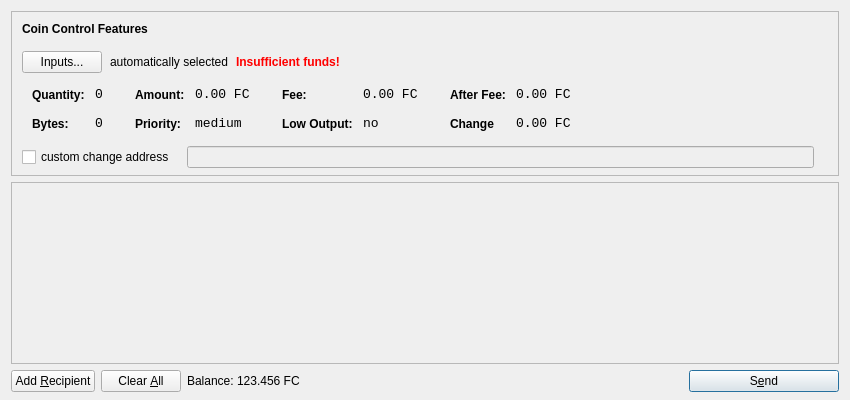
<?xml version="1.0" encoding="UTF-8"?>
<ui version="4.0">
 <class>SendCoinsDialog</class>
 <widget class="QDialog" name="SendCoinsDialog">
  <property name="geometry">
   <rect>
    <x>0</x>
    <y>0</y>
    <width>850</width>
    <height>400</height>
   </rect>
  </property>
  <property name="windowTitle">
   <string>Send Coins</string>
  </property>
  <layout class="QVBoxLayout" name="verticalLayout" stretch="0,1,0">
   <property name="bottomMargin">
    <number>8</number>
   </property>
   <item>
    <widget class="QFrame" name="frameCoinControl">
     <property name="sizePolicy">
      <sizepolicy hsizetype="Expanding" vsizetype="Expanding">
       <horstretch>0</horstretch>
       <verstretch>0</verstretch>
      </sizepolicy>
     </property>
     <property name="maximumSize">
      <size>
       <width>16777215</width>
       <height>16777215</height>
      </size>
     </property>
     <property name="frameShape">
      <enum>QFrame::StyledPanel</enum>
     </property>
     <property name="frameShadow">
      <enum>QFrame::Sunken</enum>
     </property>
     <layout class="QVBoxLayout" name="verticalLayoutCoinControl2">
      <property name="spacing">
       <number>-1</number>
      </property>
      <property name="leftMargin">
       <number>0</number>
      </property>
      <property name="topMargin">
       <number>0</number>
      </property>
      <property name="rightMargin">
       <number>0</number>
      </property>
      <property name="bottomMargin">
       <number>6</number>
      </property>
      <item>
       <layout class="QVBoxLayout" name="verticalLayoutCoinControl" stretch="0,0,0,0,1">
        <property name="spacing">
         <number>0</number>
        </property>
        <property name="leftMargin">
         <number>10</number>
        </property>
        <property name="topMargin">
         <number>10</number>
        </property>
        <item>
         <layout class="QHBoxLayout" name="horizontalLayoutCoinControl1">
          <property name="bottomMargin">
           <number>15</number>
          </property>
          <item>
           <widget class="QLabel" name="labelCoinControlFeatures">
            <property name="sizePolicy">
             <sizepolicy hsizetype="Preferred" vsizetype="Maximum">
              <horstretch>0</horstretch>
              <verstretch>0</verstretch>
             </sizepolicy>
            </property>
            <property name="font">
             <font>
              <weight>75</weight>
              <bold>true</bold>
             </font>
            </property>
            <property name="styleSheet">
             <string notr="true">font-weight:bold;</string>
            </property>
            <property name="text">
             <string>Coin Control Features</string>
            </property>
           </widget>
          </item>
         </layout>
        </item>
        <item>
         <layout class="QHBoxLayout" name="horizontalLayoutCoinControl2" stretch="0,0,0,0">
          <property name="spacing">
           <number>8</number>
          </property>
          <property name="bottomMargin">
           <number>10</number>
          </property>
          <item>
           <widget class="QPushButton" name="pushButtonCoinControl">
            <property name="styleSheet">
             <string notr="true"/>
            </property>
            <property name="text">
             <string>Inputs...</string>
            </property>
           </widget>
          </item>
          <item>
           <widget class="QLabel" name="labelCoinControlAutomaticallySelected">
            <property name="text">
             <string>automatically selected</string>
            </property>
            <property name="margin">
             <number>5</number>
            </property>
           </widget>
          </item>
          <item>
           <widget class="QLabel" name="labelCoinControlInsuffFunds">
            <property name="font">
             <font>
              <weight>75</weight>
              <bold>true</bold>
             </font>
            </property>
            <property name="styleSheet">
             <string notr="true">color:red;font-weight:bold;</string>
            </property>
            <property name="text">
             <string>Insufficient funds!</string>
            </property>
            <property name="margin">
             <number>5</number>
            </property>
           </widget>
          </item>
          <item>
           <spacer name="horizontalSpacerCoinControl">
            <property name="orientation">
             <enum>Qt::Horizontal</enum>
            </property>
            <property name="sizeHint" stdset="0">
             <size>
              <width>40</width>
              <height>1</height>
             </size>
            </property>
           </spacer>
          </item>
         </layout>
        </item>
        <item>
         <widget class="QWidget" name="widgetCoinControl" native="true">
          <property name="sizePolicy">
           <sizepolicy hsizetype="Preferred" vsizetype="Preferred">
            <horstretch>0</horstretch>
            <verstretch>0</verstretch>
           </sizepolicy>
          </property>
          <property name="minimumSize">
           <size>
            <width>0</width>
            <height>0</height>
           </size>
          </property>
          <property name="styleSheet">
           <string notr="true"/>
          </property>
          <layout class="QHBoxLayout" name="horizontalLayoutCoinControl5">
           <property name="margin">
            <number>0</number>
           </property>
           <item>
            <layout class="QHBoxLayout" name="horizontalLayoutCoinControl3" stretch="0,0,0,1">
             <property name="spacing">
              <number>20</number>
             </property>
             <property name="topMargin">
              <number>0</number>
             </property>
             <property name="bottomMargin">
              <number>10</number>
             </property>
             <item>
              <layout class="QFormLayout" name="formLayoutCoinControl1">
               <property name="horizontalSpacing">
                <number>10</number>
               </property>
               <property name="verticalSpacing">
                <number>14</number>
               </property>
               <property name="leftMargin">
                <number>10</number>
               </property>
               <property name="topMargin">
                <number>4</number>
               </property>
               <property name="rightMargin">
                <number>6</number>
               </property>
               <item row="0" column="0">
                <widget class="QLabel" name="labelCoinControlQuantityText">
                 <property name="styleSheet">
                  <string notr="true">font-weight:bold;</string>
                 </property>
                 <property name="text">
                  <string>Quantity:</string>
                 </property>
                 <property name="margin">
                  <number>0</number>
                 </property>
                </widget>
               </item>
               <item row="0" column="1">
                <widget class="QLabel" name="labelCoinControlQuantity">
                 <property name="font">
                  <font>
                   <family>Monospace</family>
                   <pointsize>10</pointsize>
                  </font>
                 </property>
                 <property name="cursor">
                  <cursorShape>IBeamCursor</cursorShape>
                 </property>
                 <property name="contextMenuPolicy">
                  <enum>Qt::ActionsContextMenu</enum>
                 </property>
                 <property name="text">
                  <string>0</string>
                 </property>
                 <property name="margin">
                  <number>0</number>
                 </property>
                 <property name="textInteractionFlags">
                  <set>Qt::LinksAccessibleByMouse|Qt::TextSelectableByKeyboard|Qt::TextSelectableByMouse</set>
                 </property>
                </widget>
               </item>
               <item row="1" column="0">
                <widget class="QLabel" name="labelCoinControlBytesText">
                 <property name="styleSheet">
                  <string notr="true">font-weight:bold;</string>
                 </property>
                 <property name="text">
                  <string>Bytes:</string>
                 </property>
                </widget>
               </item>
               <item row="1" column="1">
                <widget class="QLabel" name="labelCoinControlBytes">
                 <property name="font">
                  <font>
                   <family>Monospace</family>
                   <pointsize>10</pointsize>
                  </font>
                 </property>
                 <property name="cursor">
                  <cursorShape>IBeamCursor</cursorShape>
                 </property>
                 <property name="contextMenuPolicy">
                  <enum>Qt::ActionsContextMenu</enum>
                 </property>
                 <property name="text">
                  <string>0</string>
                 </property>
                 <property name="textInteractionFlags">
                  <set>Qt::LinksAccessibleByMouse|Qt::TextSelectableByKeyboard|Qt::TextSelectableByMouse</set>
                 </property>
                </widget>
               </item>
              </layout>
             </item>
             <item>
              <layout class="QFormLayout" name="formLayoutCoinControl2">
               <property name="horizontalSpacing">
                <number>10</number>
               </property>
               <property name="verticalSpacing">
                <number>14</number>
               </property>
               <property name="leftMargin">
                <number>6</number>
               </property>
               <property name="topMargin">
                <number>4</number>
               </property>
               <property name="rightMargin">
                <number>6</number>
               </property>
               <item row="0" column="0">
                <widget class="QLabel" name="labelCoinControlAmountText">
                 <property name="styleSheet">
                  <string notr="true">font-weight:bold;</string>
                 </property>
                 <property name="text">
                  <string>Amount:</string>
                 </property>
                 <property name="margin">
                  <number>0</number>
                 </property>
                </widget>
               </item>
               <item row="0" column="1">
                <widget class="QLabel" name="labelCoinControlAmount">
                 <property name="font">
                  <font>
                   <family>Monospace</family>
                   <pointsize>10</pointsize>
                  </font>
                 </property>
                 <property name="cursor">
                  <cursorShape>IBeamCursor</cursorShape>
                 </property>
                 <property name="contextMenuPolicy">
                  <enum>Qt::ActionsContextMenu</enum>
                 </property>
                 <property name="text">
                  <string notr="true">0.00 FC</string>
                 </property>
                 <property name="textInteractionFlags">
                  <set>Qt::LinksAccessibleByMouse|Qt::TextSelectableByKeyboard|Qt::TextSelectableByMouse</set>
                 </property>
                </widget>
               </item>
               <item row="1" column="0">
                <widget class="QLabel" name="labelCoinControlPriorityText">
                 <property name="styleSheet">
                  <string notr="true">font-weight:bold;</string>
                 </property>
                 <property name="text">
                  <string>Priority:</string>
                 </property>
                </widget>
               </item>
               <item row="1" column="1">
                <widget class="QLabel" name="labelCoinControlPriority">
                 <property name="font">
                  <font>
                   <family>Monospace</family>
                   <pointsize>10</pointsize>
                  </font>
                 </property>
                 <property name="cursor">
                  <cursorShape>IBeamCursor</cursorShape>
                 </property>
                 <property name="contextMenuPolicy">
                  <enum>Qt::ActionsContextMenu</enum>
                 </property>
                 <property name="text">
                  <string>medium</string>
                 </property>
                 <property name="textInteractionFlags">
                  <set>Qt::LinksAccessibleByMouse|Qt::TextSelectableByKeyboard|Qt::TextSelectableByMouse</set>
                 </property>
                </widget>
               </item>
              </layout>
             </item>
             <item>
              <layout class="QFormLayout" name="formLayoutCoinControl3">
               <property name="horizontalSpacing">
                <number>10</number>
               </property>
               <property name="verticalSpacing">
                <number>14</number>
               </property>
               <property name="leftMargin">
                <number>6</number>
               </property>
               <property name="topMargin">
                <number>4</number>
               </property>
               <property name="rightMargin">
                <number>6</number>
               </property>
               <item row="0" column="0">
                <widget class="QLabel" name="labelCoinControlFeeText">
                 <property name="styleSheet">
                  <string notr="true">font-weight:bold;</string>
                 </property>
                 <property name="text">
                  <string>Fee:</string>
                 </property>
                 <property name="margin">
                  <number>0</number>
                 </property>
                </widget>
               </item>
               <item row="0" column="1">
                <widget class="QLabel" name="labelCoinControlFee">
                 <property name="font">
                  <font>
                   <family>Monospace</family>
                   <pointsize>10</pointsize>
                  </font>
                 </property>
                 <property name="cursor">
                  <cursorShape>IBeamCursor</cursorShape>
                 </property>
                 <property name="contextMenuPolicy">
                  <enum>Qt::ActionsContextMenu</enum>
                 </property>
                 <property name="text">
                  <string notr="true">0.00 FC</string>
                 </property>
                 <property name="textInteractionFlags">
                  <set>Qt::LinksAccessibleByMouse|Qt::TextSelectableByKeyboard|Qt::TextSelectableByMouse</set>
                 </property>
                </widget>
               </item>
               <item row="1" column="0">
                <widget class="QLabel" name="labelCoinControlLowOutputText">
                 <property name="styleSheet">
                  <string notr="true">font-weight:bold;</string>
                 </property>
                 <property name="text">
                  <string>Low Output:</string>
                 </property>
                </widget>
               </item>
               <item row="1" column="1">
                <widget class="QLabel" name="labelCoinControlLowOutput">
                 <property name="font">
                  <font>
                   <family>Monospace</family>
                   <pointsize>10</pointsize>
                  </font>
                 </property>
                 <property name="cursor">
                  <cursorShape>IBeamCursor</cursorShape>
                 </property>
                 <property name="contextMenuPolicy">
                  <enum>Qt::ActionsContextMenu</enum>
                 </property>
                 <property name="text">
                  <string>no</string>
                 </property>
                 <property name="textInteractionFlags">
                  <set>Qt::LinksAccessibleByMouse|Qt::TextSelectableByKeyboard|Qt::TextSelectableByMouse</set>
                 </property>
                </widget>
               </item>
              </layout>
             </item>
             <item>
              <layout class="QFormLayout" name="formLayoutCoinControl4">
               <property name="horizontalSpacing">
                <number>10</number>
               </property>
               <property name="verticalSpacing">
                <number>14</number>
               </property>
               <property name="leftMargin">
                <number>6</number>
               </property>
               <property name="topMargin">
                <number>4</number>
               </property>
               <property name="rightMargin">
                <number>6</number>
               </property>
               <item row="0" column="0">
                <widget class="QLabel" name="labelCoinControlAfterFeeText">
                 <property name="styleSheet">
                  <string notr="true">font-weight:bold;</string>
                 </property>
                 <property name="text">
                  <string>After Fee:</string>
                 </property>
                 <property name="margin">
                  <number>0</number>
                 </property>
                </widget>
               </item>
               <item row="0" column="1">
                <widget class="QLabel" name="labelCoinControlAfterFee">
                 <property name="font">
                  <font>
                   <family>Monospace</family>
                   <pointsize>10</pointsize>
                  </font>
                 </property>
                 <property name="cursor">
                  <cursorShape>IBeamCursor</cursorShape>
                 </property>
                 <property name="contextMenuPolicy">
                  <enum>Qt::ActionsContextMenu</enum>
                 </property>
                 <property name="text">
                  <string notr="true">0.00 FC</string>
                 </property>
                 <property name="textInteractionFlags">
                  <set>Qt::LinksAccessibleByMouse|Qt::TextSelectableByKeyboard|Qt::TextSelectableByMouse</set>
                 </property>
                </widget>
               </item>
               <item row="1" column="0">
                <widget class="QLabel" name="labelCoinControlChangeText">
                 <property name="styleSheet">
                  <string notr="true">font-weight:bold;</string>
                 </property>
                 <property name="text">
                  <string>Change</string>
                 </property>
                </widget>
               </item>
               <item row="1" column="1">
                <widget class="QLabel" name="labelCoinControlChange">
                 <property name="font">
                  <font>
                   <family>Monospace</family>
                   <pointsize>10</pointsize>
                  </font>
                 </property>
                 <property name="cursor">
                  <cursorShape>IBeamCursor</cursorShape>
                 </property>
                 <property name="contextMenuPolicy">
                  <enum>Qt::ActionsContextMenu</enum>
                 </property>
                 <property name="text">
                  <string notr="true">0.00 FC</string>
                 </property>
                 <property name="textInteractionFlags">
                  <set>Qt::LinksAccessibleByMouse|Qt::TextSelectableByKeyboard|Qt::TextSelectableByMouse</set>
                 </property>
                </widget>
               </item>
              </layout>
             </item>
            </layout>
           </item>
          </layout>
         </widget>
        </item>
        <item>
         <layout class="QHBoxLayout" name="horizontalLayoutCoinControl4" stretch="0,0,0">
          <property name="spacing">
           <number>12</number>
          </property>
          <property name="sizeConstraint">
           <enum>QLayout::SetDefaultConstraint</enum>
          </property>
          <property name="topMargin">
           <number>5</number>
          </property>
          <property name="rightMargin">
           <number>5</number>
          </property>
          <item>
           <widget class="QCheckBox" name="checkBoxCoinControlChange">
            <property name="text">
             <string>custom change address</string>
            </property>
           </widget>
          </item>
          <item>
           <widget class="QLineEdit" name="lineEditCoinControlChange">
            <property name="enabled">
             <bool>false</bool>
            </property>
            <property name="sizePolicy">
             <sizepolicy hsizetype="Expanding" vsizetype="Fixed">
              <horstretch>0</horstretch>
              <verstretch>0</verstretch>
             </sizepolicy>
            </property>
           </widget>
          </item>
          <item>
           <widget class="QLabel" name="labelCoinControlChangeLabel">
            <property name="sizePolicy">
             <sizepolicy hsizetype="Preferred" vsizetype="Expanding">
              <horstretch>0</horstretch>
              <verstretch>0</verstretch>
             </sizepolicy>
            </property>
            <property name="minimumSize">
             <size>
              <width>0</width>
              <height>0</height>
             </size>
            </property>
            <property name="text">
             <string/>
            </property>
            <property name="margin">
             <number>3</number>
            </property>
           </widget>
          </item>
         </layout>
        </item>
        <item>
         <spacer name="verticalSpacerCoinControl">
          <property name="orientation">
           <enum>Qt::Vertical</enum>
          </property>
          <property name="sizeHint" stdset="0">
           <size>
            <width>800</width>
            <height>1</height>
           </size>
          </property>
         </spacer>
        </item>
       </layout>
      </item>
     </layout>
    </widget>
   </item>
   <item>
    <widget class="QScrollArea" name="scrollArea">
     <property name="widgetResizable">
      <bool>true</bool>
     </property>
     <widget class="QWidget" name="scrollAreaWidgetContents">
      <property name="geometry">
       <rect>
        <x>0</x>
        <y>0</y>
        <width>830</width>
        <height>165</height>
       </rect>
      </property>
      <layout class="QVBoxLayout" name="verticalLayout_2">
       <property name="margin">
        <number>0</number>
       </property>
       <item>
        <layout class="QVBoxLayout" name="entries">
         <property name="spacing">
          <number>6</number>
         </property>
        </layout>
       </item>
       <item>
        <spacer name="verticalSpacer">
         <property name="orientation">
          <enum>Qt::Vertical</enum>
         </property>
         <property name="sizeHint" stdset="0">
          <size>
           <width>20</width>
           <height>40</height>
          </size>
         </property>
        </spacer>
       </item>
      </layout>
     </widget>
    </widget>
   </item>
   <item>
    <layout class="QHBoxLayout" name="horizontalLayout">
     <item>
      <widget class="QPushButton" name="addButton">
       <property name="toolTip">
        <string>Send to multiple recipients at once</string>
       </property>
       <property name="text">
        <string>Add &amp;Recipient</string>
       </property>
       <property name="autoDefault">
        <bool>false</bool>
       </property>
      </widget>
     </item>
     <item>
      <widget class="QPushButton" name="clearButton">
       <property name="sizePolicy">
        <sizepolicy hsizetype="Minimum" vsizetype="Fixed">
         <horstretch>0</horstretch>
         <verstretch>0</verstretch>
        </sizepolicy>
       </property>
       <property name="toolTip">
        <string>Remove all transaction fields</string>
       </property>
       <property name="text">
        <string>Clear &amp;All</string>
       </property>
       <property name="autoRepeatDelay">
        <number>300</number>
       </property>
       <property name="autoDefault">
        <bool>false</bool>
       </property>
      </widget>
     </item>
     <item>
      <layout class="QHBoxLayout" name="horizontalLayout_2">
       <property name="spacing">
        <number>3</number>
       </property>
       <item>
        <widget class="QLabel" name="label">
         <property name="sizePolicy">
          <sizepolicy hsizetype="Preferred" vsizetype="Fixed">
           <horstretch>0</horstretch>
           <verstretch>0</verstretch>
          </sizepolicy>
         </property>
         <property name="text">
          <string>Balance:</string>
         </property>
        </widget>
       </item>
       <item>
        <widget class="QLabel" name="labelBalance">
         <property name="sizePolicy">
          <sizepolicy hsizetype="Preferred" vsizetype="Fixed">
           <horstretch>0</horstretch>
           <verstretch>0</verstretch>
          </sizepolicy>
         </property>
         <property name="cursor">
          <cursorShape>IBeamCursor</cursorShape>
         </property>
         <property name="text">
          <string notr="true">123.456 FC</string>
         </property>
         <property name="textInteractionFlags">
          <set>Qt::LinksAccessibleByMouse|Qt::TextSelectableByKeyboard|Qt::TextSelectableByMouse</set>
         </property>
        </widget>
       </item>
      </layout>
     </item>
     <item>
      <spacer name="horizontalSpacer">
       <property name="orientation">
        <enum>Qt::Horizontal</enum>
       </property>
       <property name="sizeHint" stdset="0">
        <size>
         <width>40</width>
         <height>20</height>
        </size>
       </property>
      </spacer>
     </item>
     <item>
      <widget class="QPushButton" name="sendButton">
       <property name="minimumSize">
        <size>
         <width>150</width>
         <height>0</height>
        </size>
       </property>
       <property name="toolTip">
        <string>Confirm the send action</string>
       </property>
       <property name="text">
        <string>S&amp;end</string>
       </property>
       <property name="icon">
        <iconset resource="../bitcoin.qrc">
         <normaloff>:/icons/send</normaloff>:/icons/send</iconset>
       </property>
       <property name="default">
        <bool>true</bool>
       </property>
      </widget>
     </item>
    </layout>
   </item>
  </layout>
 </widget>
 <resources>
  <include location="../bitcoin.qrc"/>
 </resources>
 <connections/>
</ui>
